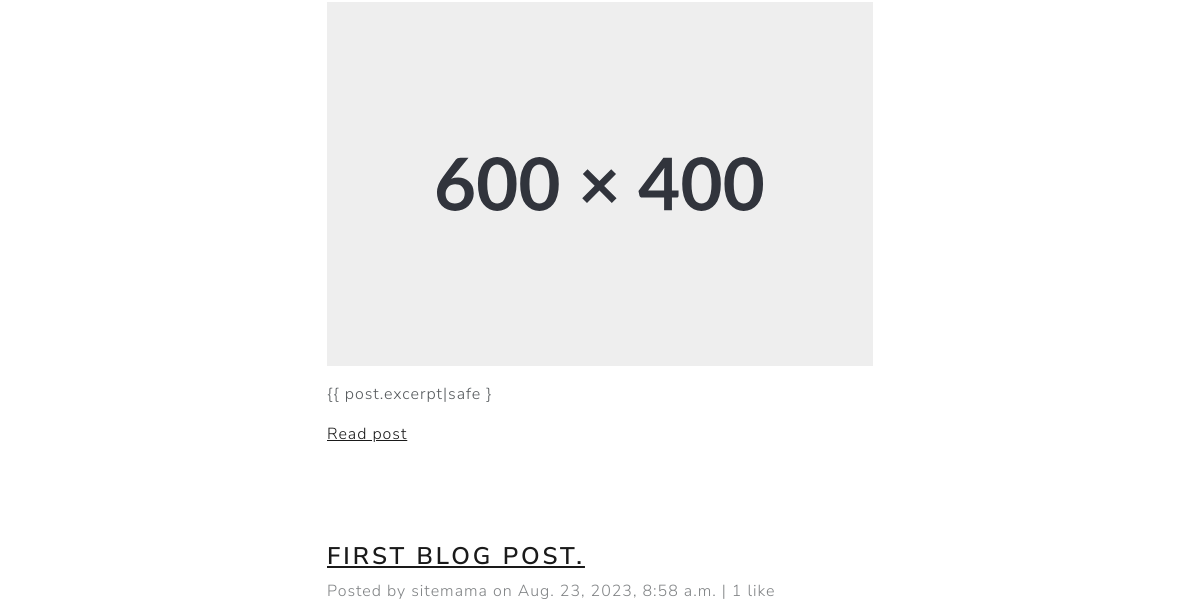
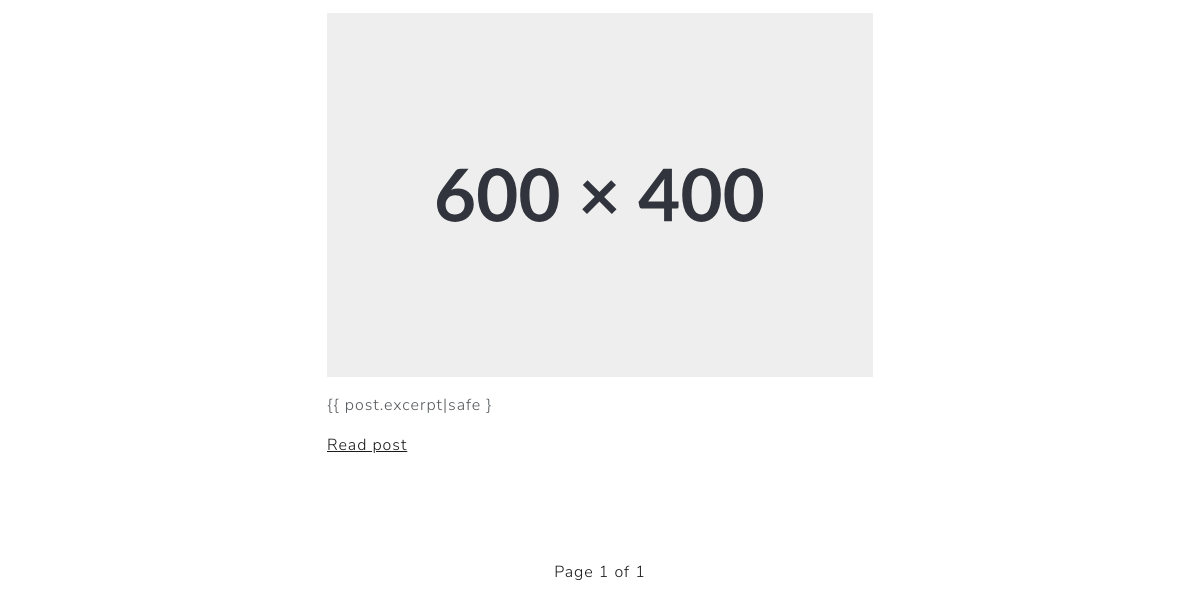
Page /blog/category/Cybersecurity/ (lower part) on the earlier database version (2 pictures, top to bottom).
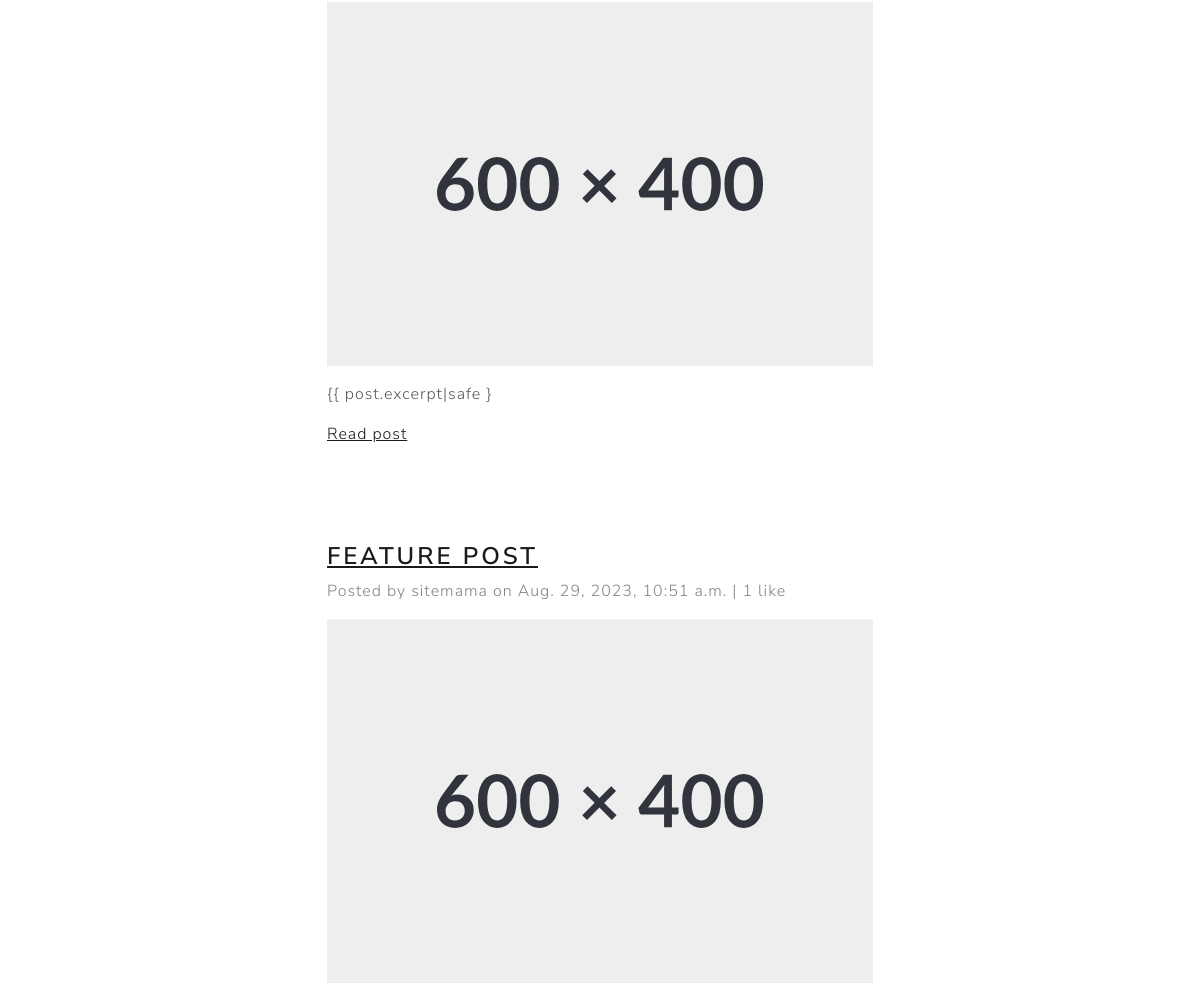
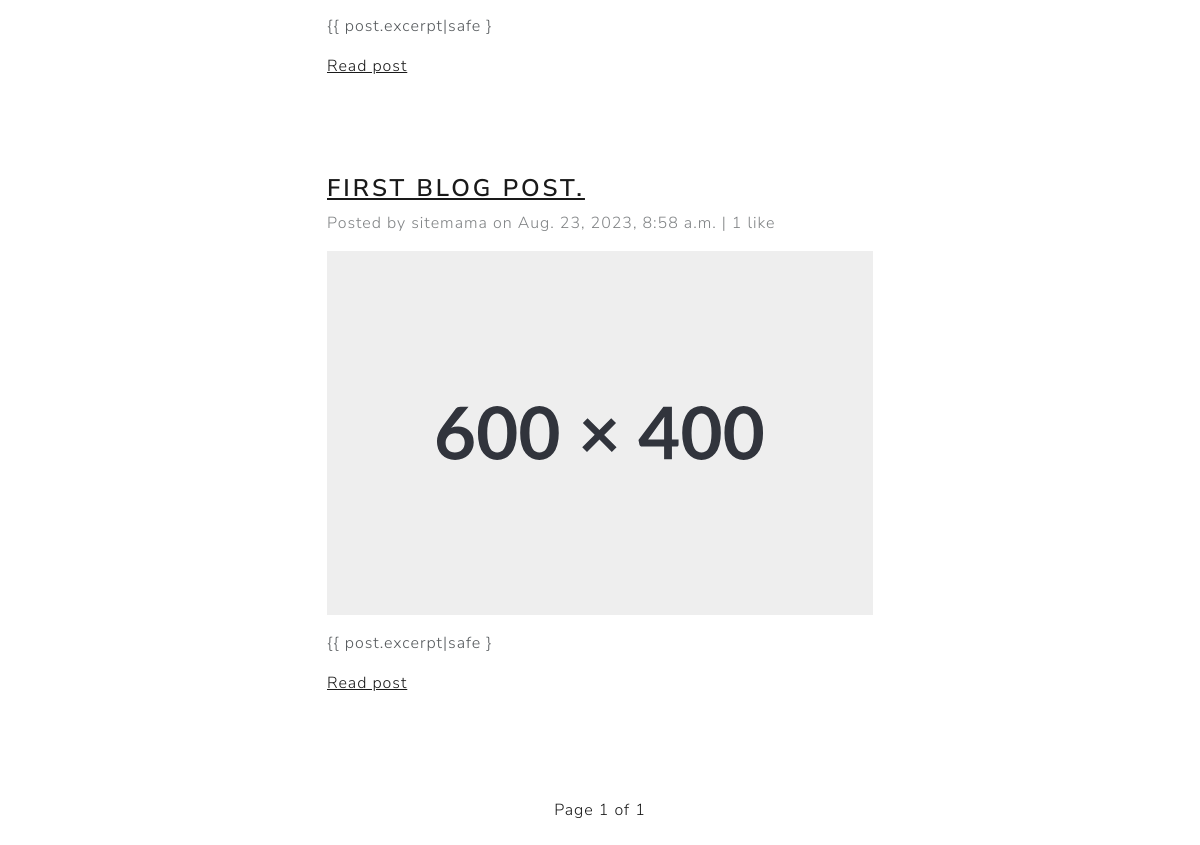
Same page on the later database version (2 pictures, top to bottom).
### blog/models.py (models this page shows, shortened)
class Post(models.Model):
    class NewManager(models.Manager):
        def get_queryset(self):
            return super().get_queryset().filter(status='published')
    options = (
        ('draft', 'Draft'),
        ('published', 'Published'),
    )
    title = models.CharField(max_length=255)
    slug = models.SlugField(max_length=255, unique=True, null=False)
    excerpt = HTMLField(null=True)
    image = models.ImageField(upload_to=user_directory_path, default='posts/default.svg')
    status = models.CharField(max_length=10, choices=options, default='draft')
    content = HTMLField()
    created_on = models.DateTimeField(auto_now_add=True)
    last_modified = models.DateTimeField(auto_now=True)
    categories=models.ManyToManyField('Category', related_name='posts')
    author = models.ForeignKey(User, on_delete=models.CASCADE)
    featured = models.BooleanField(default=False)
    likes = models.ManyToManyField(User, related_name='likes', blank=True)
    objects = models.Manager() #default manager
    newmanager = NewManager() #custom manager
    def get_absolute_url(self):
        return reverse("detail_post", kwargs={"slug": self.slug})
    class Meta:
        ordering = ('-created_on',)

### blog/views.py (the view)
# urls.py: path('category/<category>/', views.blog_category, name='category'),
def blog_category(request, category):
    posts = Post.newmanager.filter(
        categories__name__contains=category, status='published'
    ).order_by(
        '-created_on'
    )
    paginated = Paginator(posts, 5)
    page_number = request.GET.get('page')
    page_obj = paginated.get_page(page_number)
    context = {
        'category': category,
        'page_obj': page_obj
    }
    return render(request, 'blog/category.html', context)

### blog/views.py (called while the page is built)
def category_list(request):
    category_list = Category.objects.all()
    context = {
        'category_list': category_list,
    }
    return context

### blog/templates/blog/category.html (shortened to what this page needs)
{% extends "blog/base.html" %}
{% block page_content %}
{% for post in page_obj %}
<div class="row">
    <div class="col-md-6 col-11 mx-md-auto mx-3 mt-5 mb-5">
        <h3 class="fw-bold"><a href="{{ post.get_absolute_url }}">{{ post.title }}</a></h3>
        <p class="text-muted">Posted by {{post.author.username }} on {{post.created_on }} | {{ post.likes.count }} like{{post.likes.count|pluralize}}
        </p>
        <img class="card-img-top" src="{{post.image.url}}" alt="{{ post.title }}" />
        <div class="my-3">
            {{ post.excerpt|safe }
        </div>
        <a href="{{ post.get_absolute_url }}">Read post</a>
    </div>
</div>
{% endfor %}
<nav>
    <ul class="pagination">
        <div class="mx-auto d-flex flex-row mt-5">
            <li class="page-item">
                <a class="page-link">
                    Page {{page_obj.number }} of {{page_obj.paginator.num_pages }}
                </a>
            </li>
        </div>
    </ul>
</nav>
{% endblock page_content %}

Differences in the rows shown:
now on this page (row edited): Post: title "FEATURE POST", author.username "sitemama", created_on "Aug. 29, 2023, 10:51 a.m.", likes.count "1", image (placeholder picture)
